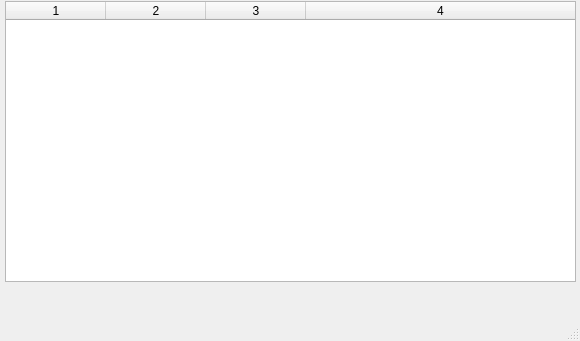
<?xml version="1.0" encoding="UTF-8"?>
<ui version="4.0">
 <class>MainWindow</class>
 <widget class="QMainWindow" name="MainWindow">
  <property name="geometry">
   <rect>
    <x>0</x>
    <y>0</y>
    <width>580</width>
    <height>341</height>
   </rect>
  </property>
  <property name="windowTitle">
   <string>MainWindow</string>
  </property>
  <widget class="QWidget" name="centralwidget">
   <widget class="QTableWidget" name="tableWidget">
    <property name="geometry">
     <rect>
      <x>5</x>
      <y>1</y>
      <width>571</width>
      <height>281</height>
     </rect>
    </property>
    <property name="columnCount">
     <number>4</number>
    </property>
    <attribute name="horizontalHeaderStretchLastSection">
     <bool>true</bool>
    </attribute>
    <column/>
    <column/>
    <column/>
    <column/>
   </widget>
  </widget>
  <widget class="QMenuBar" name="menubar">
   <property name="geometry">
    <rect>
     <x>0</x>
     <y>0</y>
     <width>580</width>
     <height>24</height>
    </rect>
   </property>
  </widget>
  <widget class="QStatusBar" name="statusbar"/>
 </widget>
 <resources/>
 <connections/>
</ui>
